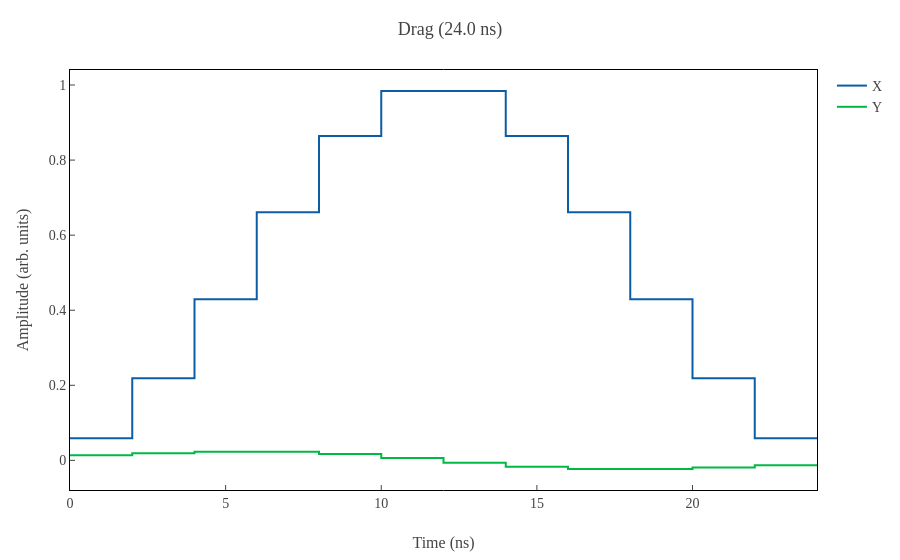
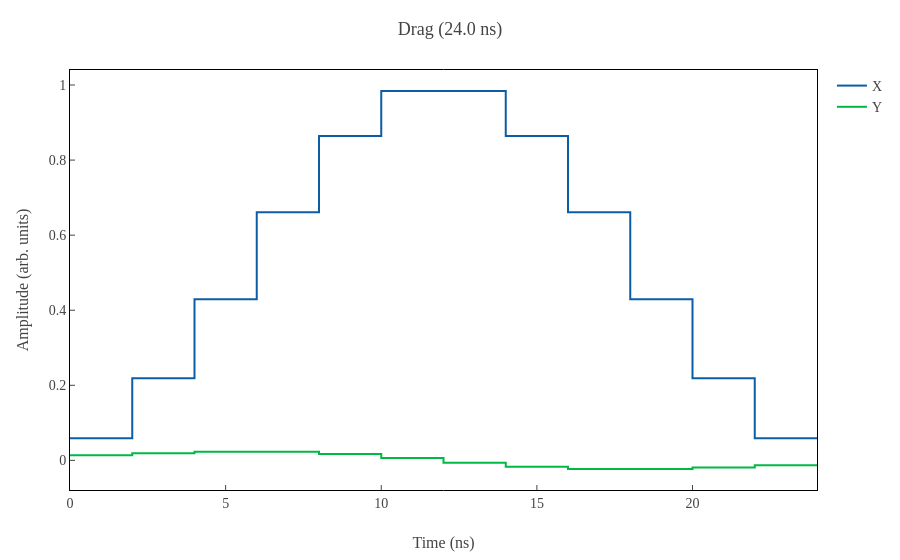

Here is the notebook cell these charts were saved with, in order:
### Code cell
pi_pulse = exp.pi_pulse[Q0]
display(pi_pulse.plot())

drag_pi_pulse = exp.drag_pi_pulse[Q0]
display(drag_pi_pulse.plot())

### Figure 1 — Plotly figure (JSON) as saved in the notebook; plotly's stock layout.template omitted (floating-point values rounded to 4 significant figures)
{"data": [{"line": {"shape": "hv"}, "mode": "lines", "name": "X", "type": "scatter", "x": [0, 2, 4, 6, 8, 10, 12, 14, 16, 18, 20, 22, 24], "y": [0.05891, 0.2189, 0.4291, 0.6607, 0.8641, 0.984, 0.984, 0.8641, 0.6607, 0.4291, 0.2189, 0.05891, 0.05891]}, {"line": {"shape": "hv"}, "mode": "lines", "name": "Y", "type": "scatter", "x": [0, 2, 4, 6, 8, 10, 12, 14, 16, 18, 20, 22, 24], "y": [0.0133, 0.01897, 0.02301, 0.02294, 0.01719, 0.006404, -0.006404, -0.01719, -0.02294, -0.02301, -0.01897, -0.0133, -0.0133]}], "layout": {"title": {"text": "Drag (24.0 ns)"}, "xaxis": {"title": {"text": "Time (ns)"}}, "yaxis": {"title": {"text": "Amplitude (arb. units)"}}}}

### Figure 2 — Plotly figure (JSON) as saved in the notebook; plotly's stock layout.template omitted (floating-point values rounded to 4 significant figures)
{"data": [{"line": {"shape": "hv"}, "mode": "lines", "name": "X", "type": "scatter", "x": [0, 2, 4, 6, 8, 10, 12, 14, 16, 18, 20, 22, 24], "y": [0.05891, 0.2189, 0.4291, 0.6607, 0.8641, 0.984, 0.984, 0.8641, 0.6607, 0.4291, 0.2189, 0.05891, 0.05891]}, {"line": {"shape": "hv"}, "mode": "lines", "name": "Y", "type": "scatter", "x": [0, 2, 4, 6, 8, 10, 12, 14, 16, 18, 20, 22, 24], "y": [0.0133, 0.01897, 0.02301, 0.02294, 0.01719, 0.006404, -0.006404, -0.01719, -0.02294, -0.02301, -0.01897, -0.0133, -0.0133]}], "layout": {"title": {"text": "Drag (24.0 ns)"}, "xaxis": {"title": {"text": "Time (ns)"}}, "yaxis": {"title": {"text": "Amplitude (arb. units)"}}}}
